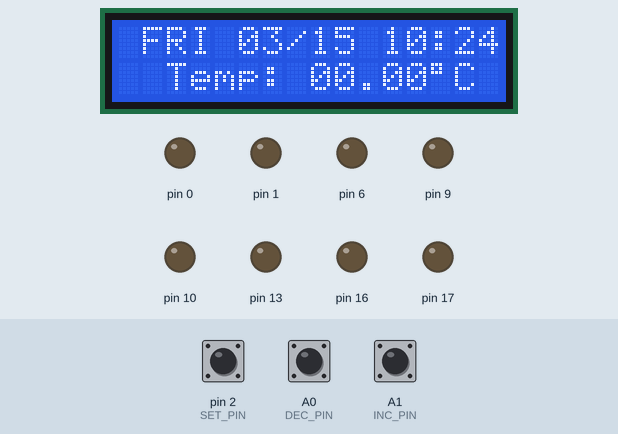
Simulated run of this sketch. Board: Arduino Pro Mini, built with avr-gcc and run on an emulated ATmega328P. Parts: 16×2 character LCD, output pins drawn as LEDs (lit = HIGH). The test bench sets the inputs (shaded band); at power-on: pin 2 (SET_PIN) LOW, A0 (DEC_PIN) HIGH, A1 (INC_PIN) HIGH. Sleep ends after the set time or at an interrupt; the local clock reads 2024-03-15 10:24:30 at power-on unless the sketch sets it.

Above: at 1.2 s.
1.3 s: pin 2 (SET_PIN) pulled HIGH for 3.2 s
At 4.6 s:
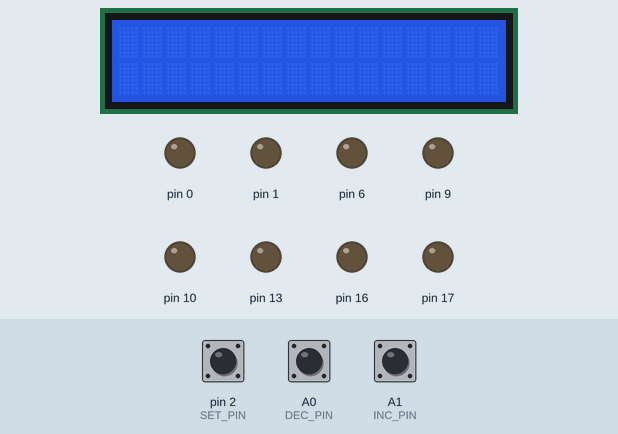
6.0 s: pin 2 (SET_PIN) pulled HIGH for 0.15 s
At 7.7 s:
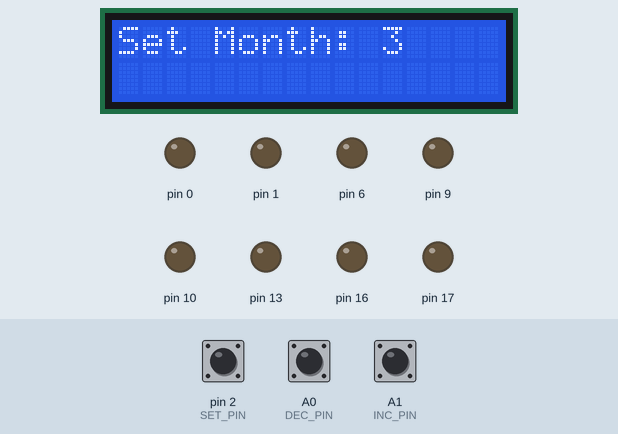
8.0 s: A0 (DEC_PIN) pulled LOW for 3.2 s
At 10.1 s:
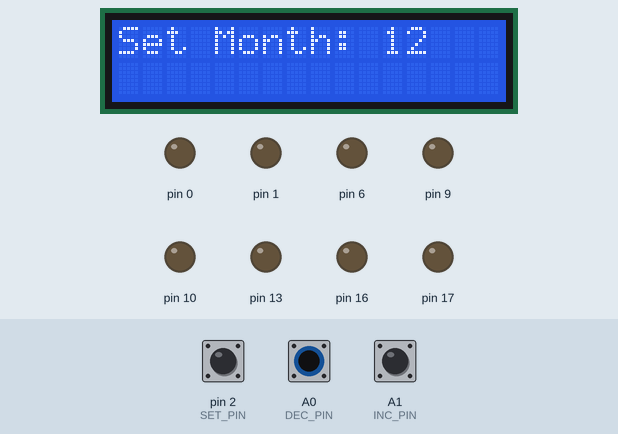
14.2 s: A1 (INC_PIN) pulled LOW for 3.2 s
At 16.3 s:
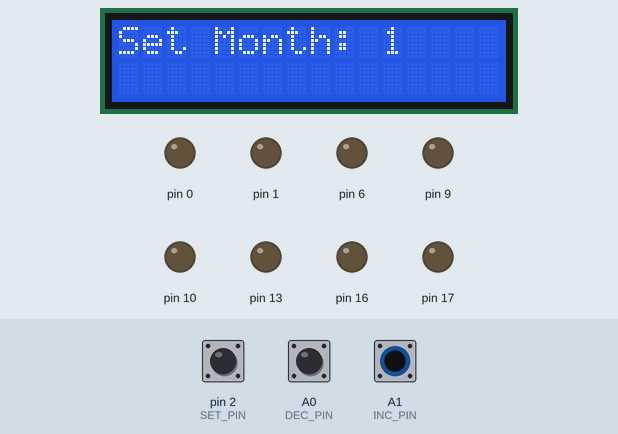
18.9 s: pin 2 (SET_PIN) pulled HIGH for 3.2 s
At 22.7 s:
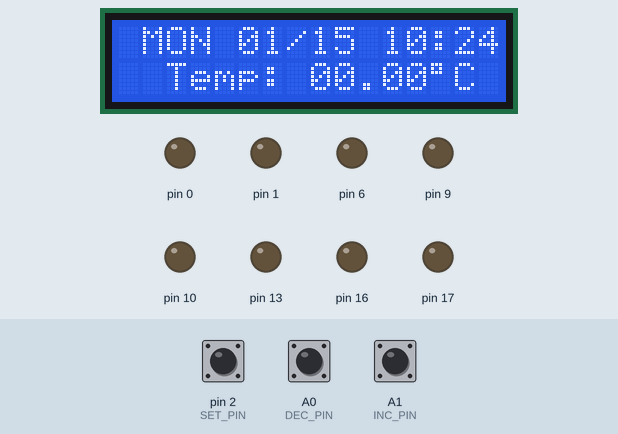
23.9 s: pin 2 (SET_PIN) pulled HIGH for 3.2 s
At 24.23 s:
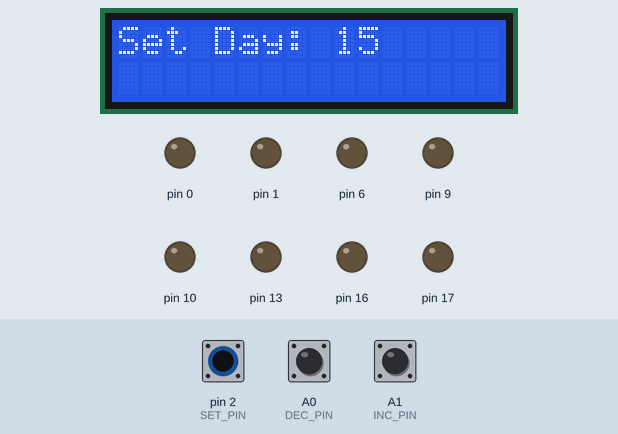
Timing chart, 0 to 26.9 s (numbered marks = the images above; inputs shaded):
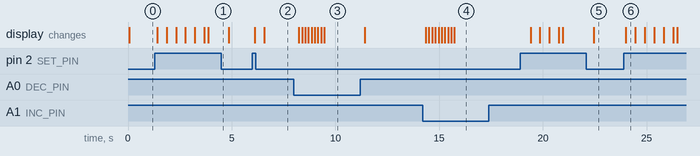

Measured:
- after the input at 1.3 s, the display: first changes after 0.11 s (image 1 shows a later state)
- after the input at 6.0 s, the display: first changes after 0.11 s (image 2 shows a later state)
- after the input at 8.0 s, the display: first changes after 0.24 s (image 3 shows a later state)
- after the input at 14.2 s, the display: first changes after 0.16 s (image 4 shows a later state)
- after the input at 18.9 s, the display: first changes after 0.50 s (image 5 shows a later state)
- after the input at 23.9 s, the display: changes after 0.11 s (image 6)
- what the display in image 6 shows lasts 0.5 s, from 24.0 s to 24.5 s

The sketch:

Clock_Code.ino
```cpp
#include <LiquidCrystal.h>
#include <dht.h>
#include <uRTCLib.h>

/*
--- Pin Definitons  ---
*/
#define DHT_PIN 7   // Data pin for DHT11 sensor
#define SET_PIN 2   // SET button used for setting time and date, connected to ext interrupt pin (INT0)
#define INC_PIN A1  // Increment button used in setting mode
#define DEC_PIN A0  // Decrement button used in setting mode

/*
--- LCD Pin Mapping ---
*/
const int rs = 12, en = 11, d4 = 5, d5 = 4, d6 = 3, d7 = 8;
LiquidCrystal lcd(rs, en, d4, d5, d6, d7);

/*
--- DHT11 and RTC module objects ---
*/
dht DHT;
uRTCLib rtc(0x68);

/*
--- Array of day names (used for fitting dayOfWeek on the small LCD screen) ---
*/
char daysOfTheWeek[7][4] = {"SUN", "MON", "TUE", "WED", "THU", "FRI", "SAT"};

/*
--- Flags used by button interrupts ---
*/
volatile bool SET_BTN = false;
volatile bool INC_BTN = false;
volatile bool DEC_BTN = false;

/*
--- Disable unused pins to save power ---
*/
void disableUnusedPins(){
  const byte usedPins[] = {rs, en, d4, d5, d6, d7, DHT_PIN, A4, A5, 2};   //defining the pins which should not be disabled
  bool isUsed;    //flag for used pins

  for(byte i=0; i<20; i++){                       //for loop that iterates through all Arduino Pro Mini pins and flags them
    isUsed = false;
    for (byte j=0; j<sizeof(usedPins); j++){      //for loop that compares the previously defined pins and saves them from being disabled
      if (i == usedPins[j]){
        isUsed = true;
        break;
      }
    }
    if (!isUsed){
    pinMode(i, OUTPUT);
  }
  }
}

/*
--- Additional functions ---
*/
/* --function that make corrections for leap years based on a universal formula-- */
bool isLeapYear(int year) {
    year += 2000;
    return (year % 4 == 0 && year % 100 != 0) || (year % 400 == 0);
}

void readSensorsAndDisplay(){         //function used for making sensor reads and updating the LCD
  rtc.refresh();

//displaying the Day Of The Week, month/day and time
  lcd.begin(16,2);
  lcd.clear();
  lcd.setCursor(1,0);
  lcd.print(daysOfTheWeek[rtc.dayOfWeek()-1]);
  lcd.print(" ");

//formatting date: MM/DD
  if (rtc.month() < 10){
    lcd.print('0');
  }
  lcd.print(rtc.month());lcd.print('/');

  if (rtc.day() < 10){
    lcd.print('0');
  }
  lcd.print(rtc.day());

  lcd.print(" ");

//formatting time: hh:mm
  if (rtc.hour() < 10){
    lcd.print('0');
  }
  lcd.print(rtc.hour());lcd.print(':');
  if (rtc.minute() < 10){
    lcd.print('0');
  }
  lcd.print(rtc.minute());

//printing temperature on the second row of the LCD
  lcd.setCursor(2,1);
  lcd.print("Temp: ");
  if (DHT.temperature < 10) {
    lcd.print('0');
  }
  lcd.print(DHT.temperature);
  lcd.print((char)223);/*"°" symbol*/
  lcd.print("C");

}

/* --function that triggers ISR when SET button is pressed-- */
void digitalInterrupt(){
  SET_BTN = true;
}

/* --function that triggers interrupt from Watchdog Time (used for waking up MCU)-- */
ISR(WDT_vect){
}

/* --function that disables Watchdog and INT0 interrupts (called when entering setting mode)-- */
void disableWDTandINT0(){
  detachInterrupt(0);
  cli();
  WDTCSR |= (1 << WDCE) | (1 << WDE);
  WDTCSR = 0x00;
  sei();
}

/* --function that enables Watchdog and INT0 interrupts (called when exiting setting mode)-- */
void enableWDTandINT0(){
  attachInterrupt(0, digitalInterrupt, RISING);
  cli();
  WDTCSR = (24);              //sets Watchdog into Interrupt Mode
  WDTCSR = (33);              //sets Watchdog Timer at 8s Time-outs
  WDTCSR |= (1<<6);           //enables watchdog interrupts
  sei();
}

/*
 * Function that controls the clock's setting mode logic using a finite state machine (FSM).
 * Each state correspond to a different parameter (DOW, year, month, etc.), which can
 * be modified using the INC/DEC buttons. The SET button transitions to the next state.
*/
void enterSettingMode(){

  disableWDTandINT0();        //disabling WDT and INT0 interrupts in order to make sure that all setting steps are set


  rtc.refresh();              //using local variables for RTC parameters (keeps code tidy)
  byte day = rtc.day();
  byte month = rtc.month();
  byte year = rtc.year();
  byte dow = rtc.dayOfWeek();
  byte hour = rtc.hour();
  byte minute = rtc.minute();

  bool set = true;            //flag used for setting mode
  byte settingStep = 0;       //defining the FSM state

  lcd.clear();

  while(set){
    lcd.setCursor(0,0);
    lcd.print("             ");
    lcd.setCursor(0,0);

/*
 * FSM controlled by "settingStep" variable, which is modified by SET button.
 * Each step displays different text based on the current state.
 * The data is also updated in real time as the user presses INC/DEC buttons.
*/
  switch(settingStep){
    delay(50);
      case 0: lcd.print("Set Day: "); lcd.print(day); break;
      case 1: lcd.print("Set Month: "); lcd.print(month); break;
      case 2: lcd.print("Set Year: "); lcd.print(year); break;
      case 3: lcd.print("Set DOW: "); lcd.print(daysOfTheWeek[dow - 1]); break;
      case 4: lcd.print("Set Hour: "); lcd.print(hour); break;
      case 5: lcd.print("Set Minute: "); lcd.print(minute); break;
  }

  if(digitalRead(SET_PIN) == HIGH){                         //function that controls FSM state by polling for the SET button
    delay(200);
    settingStep++;
    if(settingStep > 5){
      rtc.set(10, minute, hour, dow, day, month, year);     //after setting everything up, the RTC module is updated with the new data
    lcd.clear();
    SET_BTN = false;                                        //making sure the SET button is not stuck on "true"
    while(digitalRead(SET_PIN) == HIGH){                    //debouncing the SET button
      delay(50);
    }
    set = false;
  }
  }

  if(digitalRead(INC_PIN) == HIGH){                         //polling for the INC button and updating data corresponding to current FSM state
    delay(100);
    switch(settingStep){
        case 0: if(day < 31) day++; break;
        case 1: if(month < 12) month++; break;
        case 2: if(year < 99) year++; break;
        case 3: if(dow < 7) dow++; else dow = 1; break;
        case 4: if(hour < 23) hour++; break;
        case 5: if(minute < 59) minute++; break;
    }
  }

  if(digitalRead(DEC_PIN) == HIGH){                         //polling for the DEC button and updating data corresponding to current FSM state
    delay(100);
    switch(settingStep){
        case 0: if(day > 1) day--; break;
        case 1: if(month > 1) month--; break;
        case 2: if(year > 24) year--; break;
        case 3: if(dow > 1) dow--; else dow = 7; break;
        case 4: if(hour > 0) hour--; break;
        case 5: if(minute > 0) minute--; break;
    }
  }

  delay(50);
  }

  lcd.clear();
  SET_BTN = false;                                          //making sure the SET button is not stuck on "true"
  enableWDTandINT0();                                       //enabling Watchdog Timer and INT0 interrupts
}

/*
--- MCU setup function that manage all important features of the device ---
*/
void setup(){
  cli();                                                    //disables global interrupts in order to prevent interrupts when setting up the MCU

  disableUnusedPins();                                      //this function helps with overall power consumption

  attachInterrupt(0, digitalInterrupt, RISING);             //flagging DigitalPin0 rising edge as a digital interrupt

  URTCLIB_WIRE.begin();                                     //initializing I2C communication with the DS1307 RTC module

/*
--- Pin Initializations ---
*/
  pinMode(rs, OUTPUT);
  pinMode(en, OUTPUT);
  pinMode(d4, OUTPUT);
  pinMode(d5, OUTPUT);
  pinMode(d6, OUTPUT);
  pinMode(d7, OUTPUT);

  pinMode(DHT_PIN, INPUT);
  pinMode(SET_PIN, INPUT);
  pinMode(INC_PIN, INPUT_PULLUP);
  pinMode(DEC_PIN, INPUT_PULLUP);

/*
 * Assembly instructions used for working with the board peripherals.
 * These instructions set the rules for how these peripherals interact with the MCU.
*/
  WDTCSR = (24);                                            //sets Watchdog into Interrupt Mode
  WDTCSR = (33);                                            //sets Watchdog Timer at 8s Time-outs (largest interval available)
  WDTCSR |= (1<<6);                                         //enables watchdog interrupts

  ADCSRA &= ~(1<<7);                                        //sets ADEN bit to 0, disabling the ADC

  SMCR |= (1<<2);                                           //setting SM0-SM2 bits from SMCR to '010' for Power-Down mode
  SMCR |= 1;                                                //setting SE (sleep enable) bit

  sei();                                                    //enables global interrupts
}

/*
--- MCU's Loop function that runs countiniously ---
*/
void loop(){
  if (SET_BTN){                                             //polling for interrupt flag when the MCU is not sleeping
    SET_BTN = false;                                        //disabling the interrupt flag
    delay(100);                                             //debouncing for the SET button in order to avoid another interrupt
    enterSettingMode();                                     //entering setting mode
    readSensorsAndDisplay();                                //updating the LCD with the new date, time and DHT11 readings
    while (digitalRead(SET_PIN) == HIGH){
      delay(50);                                            //debouncing for the SET button in order to avoid another interrupt
    }
    SET_BTN = false;                                        //making sure the interrupt flag is not set
    delay(100);
  }
  else {                                                    //if the interrupt flag is not triggered, the LCD updates with data
    readSensorsAndDisplay();                                //read just from the DHT11 sensor
  }

  for(byte i=0; i<5; i++){                                  //it gives 5 watchdogs cycles (~40s)
    if(!SET_BTN)                                            //polling for interrupt flag before putting MCU to sleep (for user to be able to set whenever)
       __asm__  __volatile__("sleep");                      //putting the MCU into sleep mode (using an assembly instruction) in order to save power
    else{                                                   //if interrupt flag is set, the ISR is triggered
      SET_BTN = false;                                      //disabling the set_btn flag since it already triggered the ISR
      delay(100);
      enterSettingMode();                                   //entering setting mode
      readSensorsAndDisplay();                              //updating the LCD with the new date, time and DHT11 readings
    while (digitalRead(SET_PIN) == HIGH){
      delay(50);                                            //debouncing for the SET button in order to avoid another interrupt
    }
    SET_BTN = false;                                        //making sure the interrupt flag is not set
    delay(100);
    }
  }
}
```
